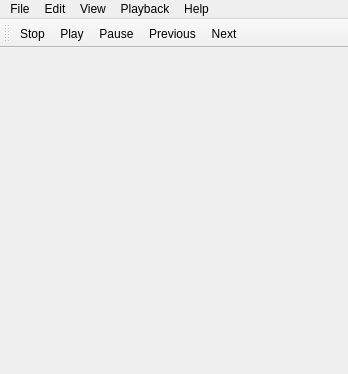
<?xml version="1.0" encoding="UTF-8"?>
<ui version="4.0">
 <class>MainWindow</class>
 <widget class="QMainWindow" name="MainWindow">
  <property name="geometry">
   <rect>
    <x>0</x>
    <y>0</y>
    <width>348</width>
    <height>374</height>
   </rect>
  </property>
  <property name="acceptDrops">
   <bool>true</bool>
  </property>
  <property name="windowTitle">
   <string notr="true">DeadBeef</string>
  </property>
  <property name="windowIcon">
   <iconset resource="Resources.qrc">
    <normaloff>:/root/images/bitmap.png</normaloff>:/root/images/bitmap.png</iconset>
  </property>
  <property name="locale">
   <locale language="English" country="UnitedStates"/>
  </property>
  <property name="dockOptions">
   <set>QMainWindow::AllowTabbedDocks|QMainWindow::AnimatedDocks|QMainWindow::VerticalTabs</set>
  </property>
  <widget class="QWidget" name="centralwidget">
   <layout class="QVBoxLayout" name="verticalLayout">
    <property name="margin">
     <number>0</number>
    </property>
    <item>
     <widget class="PlayListWidget" name="playList" native="true"/>
    </item>
   </layout>
  </widget>
  <widget class="QMenuBar" name="menuBar">
   <property name="enabled">
    <bool>true</bool>
   </property>
   <property name="geometry">
    <rect>
     <x>0</x>
     <y>0</y>
     <width>348</width>
     <height>21</height>
    </rect>
   </property>
   <widget class="QMenu" name="Options">
    <property name="title">
     <string>Playback</string>
    </property>
    <widget class="QMenu" name="loopingMenu">
     <property name="title">
      <string>Repeat</string>
     </property>
     <addaction name="actionLoopAll"/>
     <addaction name="actionLoopTrack"/>
     <addaction name="actionLoopNothing"/>
    </widget>
    <widget class="QMenu" name="orderMenu">
     <property name="title">
      <string>Order</string>
     </property>
     <addaction name="actionLinearOrder"/>
     <addaction name="actionRandomOrder"/>
     <addaction name="actionShuffleOrder"/>
    </widget>
    <addaction name="orderMenu"/>
    <addaction name="loopingMenu"/>
   </widget>
   <widget class="QMenu" name="Help">
    <property name="title">
     <string>Help</string>
    </property>
    <addaction name="actionAbout"/>
    <addaction name="actionAboutQt"/>
   </widget>
   <widget class="QMenu" name="menu">
    <property name="title">
     <string>File</string>
    </property>
    <addaction name="separator"/>
    <addaction name="actionAddFiles"/>
    <addaction name="actionAddFolder"/>
    <addaction name="actionAddURL"/>
    <addaction name="actionAddAudioCD"/>
    <addaction name="separator"/>
    <addaction name="actionNewPlaylist"/>
    <addaction name="actionLoadPlaylist"/>
    <addaction name="actionSaveAsPlaylist"/>
    <addaction name="separator"/>
    <addaction name="actionExit"/>
   </widget>
   <widget class="QMenu" name="menuEdit">
    <property name="title">
     <string>Edit</string>
    </property>
    <addaction name="actionClearAll"/>
    <addaction name="actionSelectAll"/>
    <addaction name="actionDeselectAll"/>
    <addaction name="actionFind"/>
    <addaction name="separator"/>
    <addaction name="actionPreferences"/>
   </widget>
   <widget class="QMenu" name="menuView">
    <property name="title">
     <string>View</string>
    </property>
    <addaction name="actionHideMenuBar"/>
    <addaction name="actionHideTabBar"/>
    <addaction name="actionPlayListHeader"/>
    <addaction name="actionHideCoverArt"/>
    <addaction name="separator"/>
    <addaction name="actionBlockToolbarChanges"/>
   </widget>
   <addaction name="menu"/>
   <addaction name="menuEdit"/>
   <addaction name="menuView"/>
   <addaction name="Options"/>
   <addaction name="Help"/>
  </widget>
  <widget class="QToolBar" name="PlayBackToolBar">
   <property name="sizePolicy">
    <sizepolicy hsizetype="Expanding" vsizetype="Fixed">
     <horstretch>0</horstretch>
     <verstretch>0</verstretch>
    </sizepolicy>
   </property>
   <property name="windowTitle">
    <string>Playback control</string>
   </property>
   <property name="statusTip">
    <string notr="true"/>
   </property>
   <property name="movable">
    <bool>true</bool>
   </property>
   <property name="allowedAreas">
    <set>Qt::LeftToolBarArea|Qt::TopToolBarArea</set>
   </property>
   <property name="iconSize">
    <size>
     <width>16</width>
     <height>16</height>
    </size>
   </property>
   <property name="floatable">
    <bool>false</bool>
   </property>
   <attribute name="toolBarArea">
    <enum>TopToolBarArea</enum>
   </attribute>
   <attribute name="toolBarBreak">
    <bool>false</bool>
   </attribute>
   <addaction name="actionStop"/>
   <addaction name="actionPlay"/>
   <addaction name="actionPause"/>
   <addaction name="actionPrev"/>
   <addaction name="actionNext"/>
  </widget>
  <action name="actionAddFolder">
   <property name="text">
    <string>Add Folder(s)...</string>
   </property>
   <property name="shortcut">
    <string>Ctrl+Shift+O</string>
   </property>
  </action>
  <action name="actionPlay">
   <property name="text">
    <string>Play</string>
   </property>
   <property name="toolTip">
    <string>Play</string>
   </property>
   <property name="shortcut">
    <string notr="true"/>
   </property>
  </action>
  <action name="actionStop">
   <property name="text">
    <string>Stop</string>
   </property>
   <property name="toolTip">
    <string>Stop</string>
   </property>
   <property name="shortcut">
    <string notr="true"/>
   </property>
  </action>
  <action name="actionNext">
   <property name="text">
    <string>Next</string>
   </property>
   <property name="toolTip">
    <string>Next track</string>
   </property>
   <property name="shortcut">
    <string notr="true"/>
   </property>
  </action>
  <action name="actionPrev">
   <property name="text">
    <string>Previous</string>
   </property>
   <property name="toolTip">
    <string>Previous track</string>
   </property>
   <property name="shortcut">
    <string notr="true"/>
   </property>
  </action>
  <action name="actionPause">
   <property name="text">
    <string>Pause</string>
   </property>
   <property name="toolTip">
    <string>Pause</string>
   </property>
   <property name="shortcut">
    <string notr="true"/>
   </property>
  </action>
  <action name="actionExit">
   <property name="text">
    <string>Exit</string>
   </property>
   <property name="shortcut">
    <string notr="true">Ctrl+Q</string>
   </property>
  </action>
  <action name="actionAbout">
   <property name="text">
    <string>About</string>
   </property>
  </action>
  <action name="actionLinearOrder">
   <property name="checkable">
    <bool>true</bool>
   </property>
   <property name="text">
    <string>Linear</string>
   </property>
  </action>
  <action name="actionRandomOrder">
   <property name="checkable">
    <bool>true</bool>
   </property>
   <property name="text">
    <string>Random</string>
   </property>
  </action>
  <action name="actionShuffleOrder">
   <property name="checkable">
    <bool>true</bool>
   </property>
   <property name="text">
    <string>Shuffle</string>
   </property>
  </action>
  <action name="actionLoopAll">
   <property name="checkable">
    <bool>true</bool>
   </property>
   <property name="text">
    <string>Repeat all</string>
   </property>
  </action>
  <action name="actionLoopTrack">
   <property name="checkable">
    <bool>true</bool>
   </property>
   <property name="text">
    <string>Repeat track</string>
   </property>
  </action>
  <action name="actionLoopNothing">
   <property name="checkable">
    <bool>true</bool>
   </property>
   <property name="text">
    <string>Don't repeat</string>
   </property>
  </action>
  <action name="actionAboutQt">
   <property name="text">
    <string>About Qt</string>
   </property>
  </action>
  <action name="actionPreferences">
   <property name="text">
    <string>Preferences</string>
   </property>
   <property name="shortcut">
    <string notr="true">Ctrl+P</string>
   </property>
  </action>
  <action name="actionAddFiles">
   <property name="text">
    <string>Add File(s)...</string>
   </property>
   <property name="shortcut">
    <string>Ctrl+O</string>
   </property>
  </action>
  <action name="actionAddAudioCD">
   <property name="text">
    <string>Add Audio CD</string>
   </property>
   <property name="shortcut">
    <string notr="true"/>
   </property>
  </action>
  <action name="actionAddURL">
   <property name="text">
    <string>Add URL...</string>
   </property>
   <property name="shortcut">
    <string notr="true">Ctrl+U</string>
   </property>
  </action>
  <action name="actionSaveAsPlaylist">
   <property name="enabled">
    <bool>true</bool>
   </property>
   <property name="text">
    <string>Save Playlist as...</string>
   </property>
   <property name="shortcut">
    <string notr="true">Ctrl+S</string>
   </property>
  </action>
  <action name="actionLoadPlaylist">
   <property name="enabled">
    <bool>true</bool>
   </property>
   <property name="text">
    <string>Load Playlist...</string>
   </property>
   <property name="shortcut">
    <string notr="true">Ctrl+L</string>
   </property>
  </action>
  <action name="actionNewPlaylist">
   <property name="text">
    <string>New Playlist</string>
   </property>
   <property name="shortcut">
    <string notr="true">Ctrl+N</string>
   </property>
  </action>
  <action name="actionHideMenuBar">
   <property name="checkable">
    <bool>true</bool>
   </property>
   <property name="checked">
    <bool>false</bool>
   </property>
   <property name="text">
    <string>Main menu</string>
   </property>
   <property name="toolTip">
    <string>Show/hide main menu</string>
   </property>
   <property name="shortcut">
    <string>Ctrl+M</string>
   </property>
  </action>
  <action name="actionBlockToolbarChanges">
   <property name="checkable">
    <bool>true</bool>
   </property>
   <property name="text">
    <string>Block toolbar changes</string>
   </property>
  </action>
  <action name="actionHideStatusbar">
   <property name="checkable">
    <bool>true</bool>
   </property>
   <property name="text">
    <string>Statusbar</string>
   </property>
   <property name="toolTip">
    <string>Show/hide statusbar</string>
   </property>
  </action>
  <action name="actionClearAll">
   <property name="text">
    <string>Clear</string>
   </property>
   <property name="shortcut">
    <string notr="true"/>
   </property>
  </action>
  <action name="actionSelectAll">
   <property name="enabled">
    <bool>true</bool>
   </property>
   <property name="text">
    <string>Select all</string>
   </property>
   <property name="shortcut">
    <string notr="true">Ctrl+A</string>
   </property>
  </action>
  <action name="actionDeselectAll">
   <property name="enabled">
    <bool>true</bool>
   </property>
   <property name="text">
    <string>Deselect all</string>
   </property>
   <property name="shortcut">
    <string notr="true"/>
   </property>
  </action>
  <action name="actionFind">
   <property name="enabled">
    <bool>true</bool>
   </property>
   <property name="text">
    <string>Find</string>
   </property>
   <property name="shortcut">
    <string>Ctrl+F</string>
   </property>
  </action>
  <action name="actionSelectCurrentTrack">
   <property name="checkable">
    <bool>true</bool>
   </property>
   <property name="checked">
    <bool>true</bool>
   </property>
   <property name="enabled">
    <bool>false</bool>
   </property>
   <property name="text">
    <string>Cursor follows playback</string>
   </property>
  </action>
  <action name="actionGoToCurrentTrack">
   <property name="enabled">
    <bool>false</bool>
   </property>
   <property name="text">
    <string>Jump to current track</string>
   </property>
  </action>
  <action name="actionScrollFollowsPlayback">
   <property name="checkable">
    <bool>true</bool>
   </property>
   <property name="checked">
    <bool>true</bool>
   </property>
   <property name="enabled">
    <bool>false</bool>
   </property>
   <property name="text">
    <string>Scroll follows playback</string>
   </property>
  </action>
  <action name="actionRemove">
   <property name="enabled">
    <bool>true</bool>
   </property>
   <property name="text">
    <string>Remove</string>
   </property>
   <property name="shortcut">
    <string notr="true"/>
   </property>
  </action>
  <action name="actionHideCoverArt">
   <property name="checkable">
    <bool>true</bool>
   </property>
   <property name="checked">
    <bool>false</bool>
   </property>
   <property name="text">
    <string>Cover Art</string>
   </property>
  </action>
  <action name="actionPlayListHeader">
   <property name="checkable">
    <bool>true</bool>
   </property>
   <property name="checked">
    <bool>false</bool>
   </property>
   <property name="text">
    <string>PlayList Header</string>
   </property>
  </action>
  <action name="actionHideTabBar">
   <property name="checkable">
    <bool>true</bool>
   </property>
   <property name="text">
    <string>Tab bar</string>
   </property>
   <property name="toolTip">
    <string>Shou/hide tabbar</string>
   </property>
  </action>
 </widget>
 <customwidgets>
  <customwidget>
   <class>PlayListWidget</class>
   <extends>QWidget</extends>
   <header>PlayListWidget.h</header>
   <container>1</container>
  </customwidget>
 </customwidgets>
 <resources>
  <include location="Resources.qrc"/>
 </resources>
 <connections/>
</ui>
